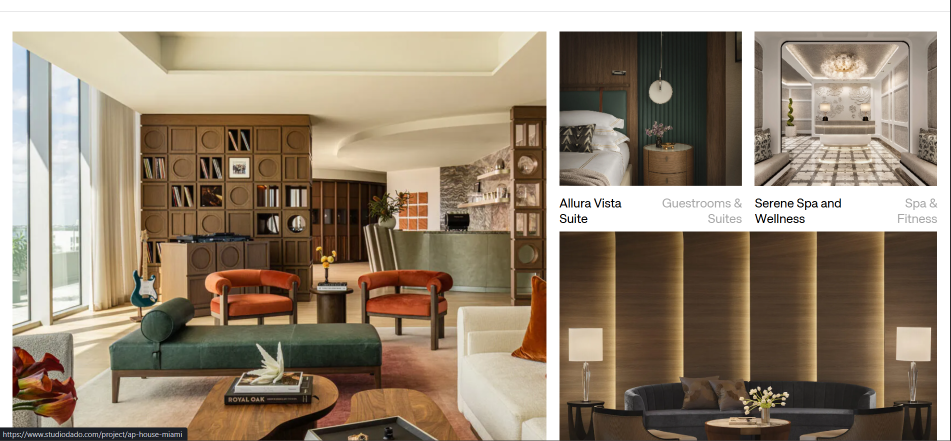
#> input picture src/ref/featured.png, 1901 x 882 px (shown at 1/2 size); its folder holds 4 pictures in this run
$ python match_images.py
#> lines starting #> are read from the running program, lines starting #| are printed output that depends on the picture
import os
from pypdf import PdfReader
from PIL import Image
import io

def match_images():
    pdf_path = r"src/ref/BMCL Company Profile.pdf"
    ref_dir = r"src/ref"

    # Load all ref images and downsample them for fast comparison
    ref_images = []
    ref_files = [f for f in os.listdir(ref_dir) if f.lower().endswith(('.jpg', '.jpeg', '.png'))]

    print("Loading reference images...")
    for f in ref_files:
        path = os.path.join(ref_dir, f)
        try:
            with Image.open(path) as img:
                # Convert to grayscale and resize to 16x16 for a simple hash
#> img is the input picture: PIL image 1901x882 RGBA; mean R, G, B, A 153.8, 138.7, 120.2, 255
                small = img.convert('L').resize((16, 16), Image.Resampling.LANCZOS)
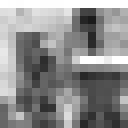
#> small: PIL image 16x16 L (shown 8 times larger); min 27, max 255, mean 140.4
                pixels = list(small.getdata())
#> pixels = 256 values, max 255 at index 0, min 27 at index 43, mean 140.4
                ref_images.append({
                    'filename': f,
                    'pixels': pixels,
                    'original_size': img.size
                })
        except Exception as e:
            print(f"Error loading {f}: {e}")
#> pass 2 of the loop in match_images, `for f in ref_files:`:
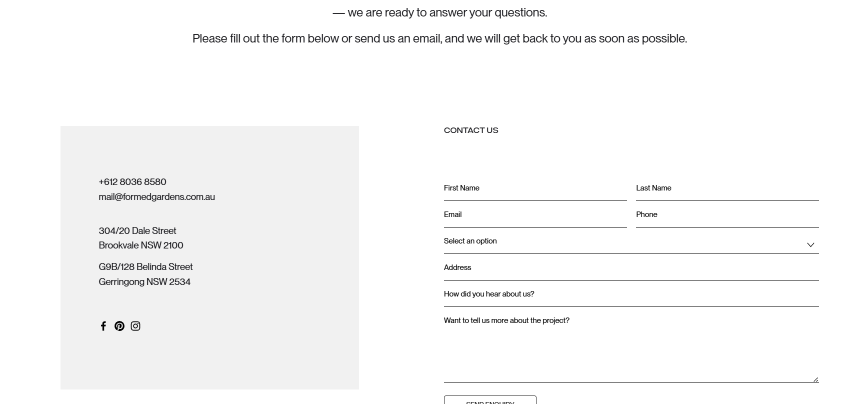
#> input picture src/ref/image.png, 1725 x 808 px (shown at 1/2 size)
#> in match_images, img is the input picture: PIL image 1725x808 RGBA; mean R, G, B, A 248.4, 248.4, 248.4, 255
#> in match_images, `small = img.convert('L').resize((16, 16), Image.Resampling.LANCZOS)`:
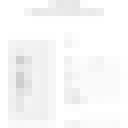
#> small: PIL image 16x16 L (shown 8 times larger); min 206, max 255, mean 248.2
#> pixels = 256 values, max 255 at index 0, min 206 at index 162, mean 248.2
#> pass 3 of the loop in match_images, `for f in ref_files:`:
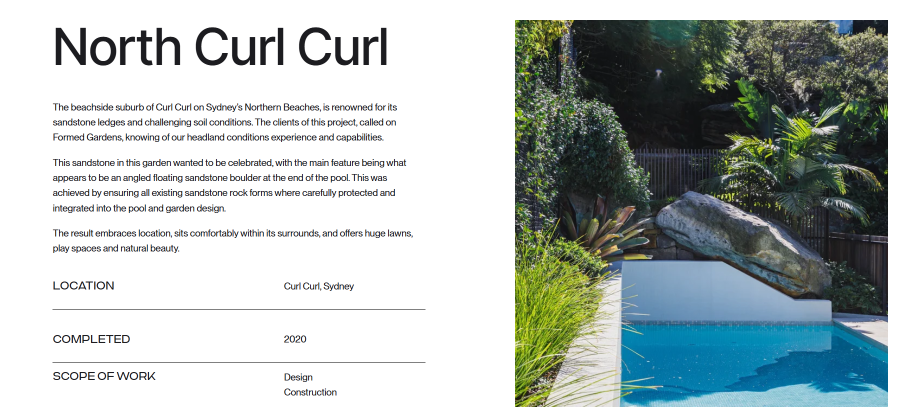
#> input picture src/ref/info.png, 1806 x 813 px (shown at 1/2 size)
#> in match_images, img is the input picture: PIL image 1806x813 RGBA; mean R, G, B, A 175.9, 185.3, 183.6, 255
#> in match_images, `small = img.convert('L').resize((16, 16), Image.Resampling.LANCZOS)`:
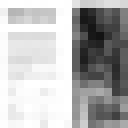
#> small: PIL image 16x16 L (shown 8 times larger); min 19, max 255, mean 180.8
#> pixels = 256 values, max 255 at index 1, min 19 at index 76, mean 180.8
#> the loop made 4 passes; the first 3 are shown

    print(f"Loaded {len(ref_images)} reference images.")

    # Read PDF
    print(f"Reading PDF: {pdf_path}...")
    reader = PdfReader(pdf_path)

    for page_idx, page in enumerate(reader.pages):
        page_num = page_idx + 1
        print(f"\n--- Page {page_num} has {len(page.images)} images ---")

        for img_idx, image_file_object in enumerate(page.images):
            img_data = image_file_object.data
            try:
                pdf_img = Image.open(io.BytesIO(img_data))
                pdf_small = pdf_img.convert('L').resize((16, 16), Image.Resampling.LANCZOS)
                pdf_pixels = list(pdf_small.getdata())

                # Find the best match in reference images by calculating mean squared error
                best_match = None
                min_mse = float('inf')

                for ref in ref_images:
                    mse = sum((p1 - p2) ** 2 for p1, p2 in zip(pdf_pixels, ref['pixels'])) / 256.0
                    if mse < min_mse:
                        min_mse = mse
                        best_match = ref

                # Threshold for matching: typical MSE for similar images is < 1000
                if best_match and min_mse < 1500:
                    print(f"  Extracted Image {img_idx+1} ({pdf_img.size[0]}x{pdf_img.size[1]}) matches {best_match['filename']} (MSE: {min_mse:.1f})")
                else:
                    print(f"  Extracted Image {img_idx+1} ({pdf_img.size[0]}x{pdf_img.size[1]}) NO GOOD MATCH (best MSE: {min_mse:.1f} with {best_match['filename'] if best_match else 'None'})")
            except Exception as e:
                print(f"  Error processing image {img_idx+1}: {e}")

if __name__ == "__main__":
    match_images()
#> (the call stopped at in match_images, `reader = PdfReader(pdf_path)`: pypdf is not available in this run)
